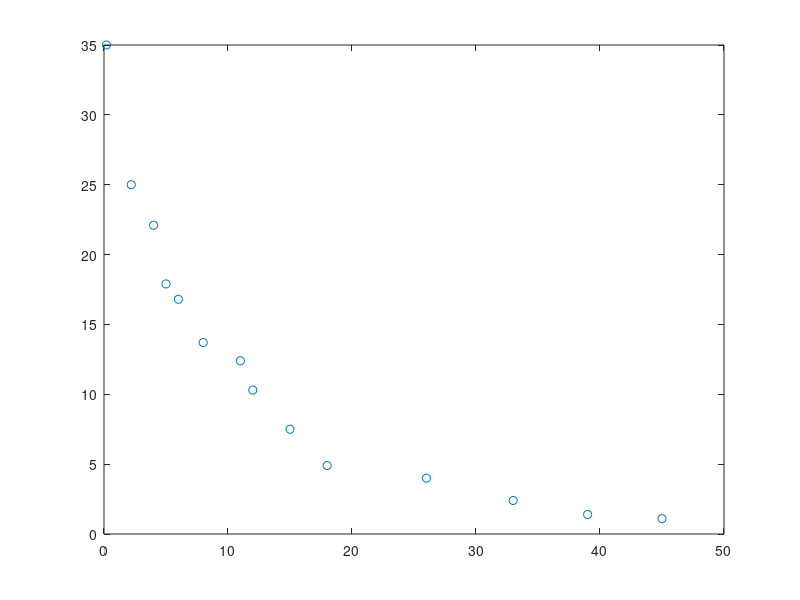

MATLAB code to generate this figure:
%  slope3.m
% Matlab file for Part 3 of the Slope module

disp('********************************************')
disp('Part 3:  Slope Fields for Radioactive Decay')
disp('********************************************')
disp('  ')    

    format short

    disp('The Meyer-von Schweidler data, and')
    disp('a plot of the data points.')
    disp(' ')
   
    activity=[0.2 35.0
              2.2 25.0
              4.0 22.1
              5.0 17.9
              6.0 16.8
              8.0 13.7
             11.0 12.4
             12.0 10.3
             15.0  7.5
             18.0  4.9
             26.0  4.0
             33.0  2.4
             39.0  1.4
             45.0  1.1]

    timdata=activity(:,1);
    raddata=activity(:,2);
    close
    plot(timdata,raddata,'o')
    hold

    disp('The Meyer-von Schweidler data plot')
    disp('will be held.  Below, we will fit')
    disp('a model curve to it.')
    disp(' ')
    disp('First we need model parameters to ')
    disp('attempt a fit.')
    disp(' ')
    P0=input('Enter P0, the initial population: '); 
    P0
    b=input('Enter b, the exponential base: '); 
    b
    disp('Find k such that ')
    disp('  P = P0*b^t = P0*e^(k*t).')
    disp('Enter the k value into MATLAB')
    disp(' ')
    disp('When you are ready to continue, type')
    disp('the word return and hit enter!')
    disp(' ')

    keyboard;
    disp(' ')
   
    disp('----------------------------------------------') 
    disp('Using what you have learned in parts 1 and 2,')
    disp('complete the following tasks: ')
    disp(' ')
    disp('1. Draw the slope field for this D.E.')
    disp('        dP/dt = k P ')
    disp('   using the slpfield command.  The time axis')
    disp('   should run from 0 to 50 and the population')
    disp('   axis should run from 0 to 35.')
    disp('     (You will have to modify dfun.m')
    disp('      using the correct k value.)')
    disp(' ')
    disp('2. Add to the plot the analytic solution')
    disp('   curve P(t) for initial condition P(0)=P0')
    disp(' ')

    disp('---------------------------------------------')
    disp('When your plots are done, to go on to part 4')
    disp('of this module, type: slope4')
    disp(' ')
